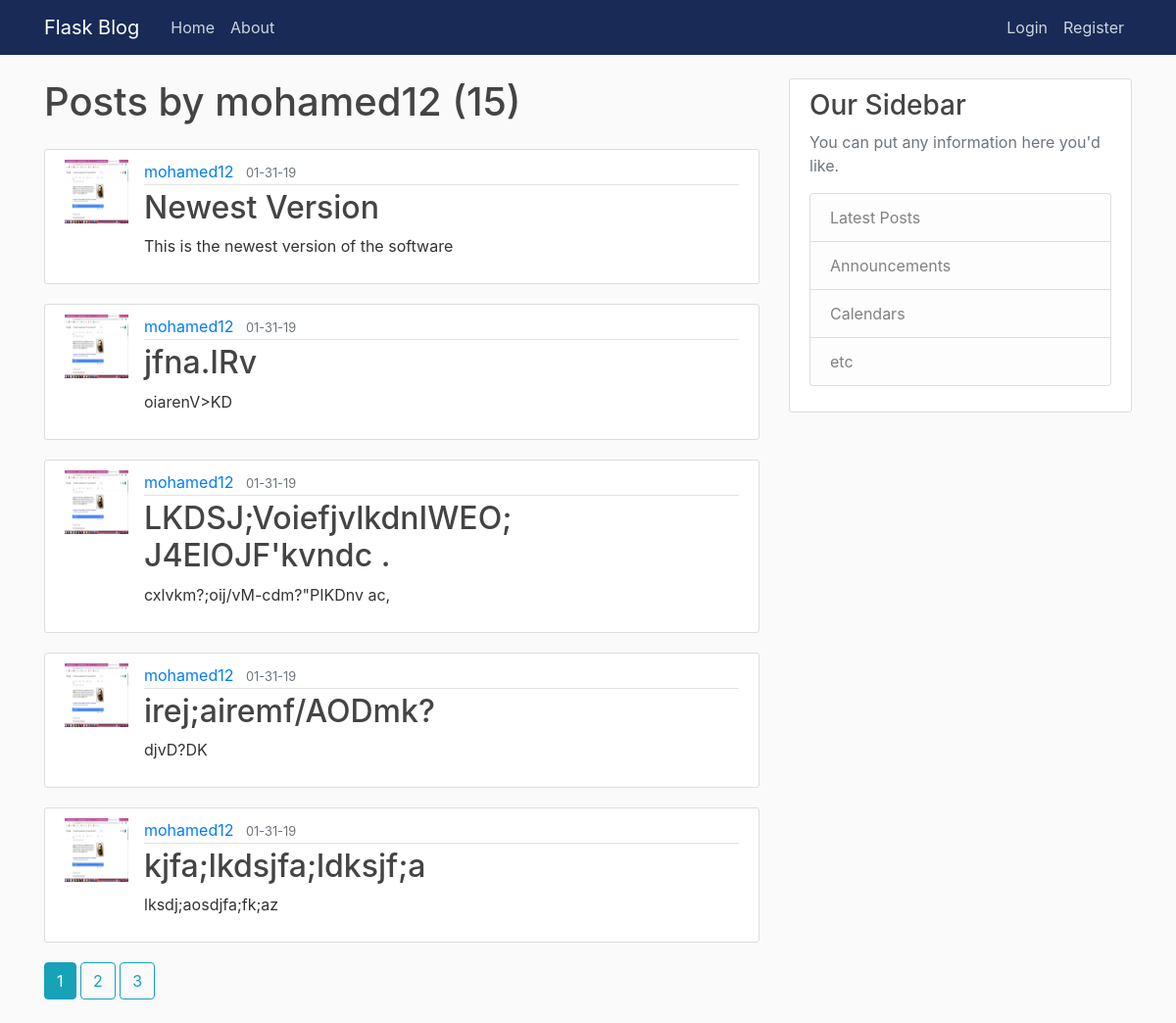
The page /user/mohamed12 on the database its author committed.
### flaskblog/Models.py (models this page shows, shortened)
class User(db.Model, UserMixin):
    id = db.Column(db.Integer, primary_key=True)
    username = db.Column(db.String(20), unique=True, nullable=False)
    email = db.Column(db.String(120), unique=True, nullable=False)
    image_file = db.Column(db.String(20), nullable=False,
                           default='default.jpg')
    password = db.Column(db.String(60), nullable=False)
    posts = db.relationship('Post', backref='author', lazy=True)

class Post(db.Model):
    id = db.Column(db.Integer, primary_key=True)
    title = db.Column(db.String(100), nullable=False)
    date_posted = db.Column(db.DateTime, nullable=False,
                            default=datetime.utcnow)
    content = db.Column(db.Text, nullable=False)
    user_id = db.Column(db.Integer, db.ForeignKey('user.id'), nullable=False)

### flaskblog/routes.py (the view)
@app.route("/user/<string:username>")
def user_posts(username):
    page = request.args.get('page', 1, type=int)
    user = User.query.filter_by(username=username).first_or_404()
    posts = Post.query.filter_by(author=user)\
        .order_by(Post.date_posted.desc())\
        .paginate(page=page, per_page=5)
    return render_template("user_posts.html", posts=posts, user=user)

### flaskblog/templates/user_posts.html
{% extends "Layout.html" %}
{% block content %}
<h1 class="mb-4">Posts by {{user.username}} ({{posts.total}})</h1>
{% for post in posts.items %}
<article class="media content-section">
    <img class="rounded-cirlce article-img" src="{{url_for('static',filename='profile_pic/'+post.author.image_file)}}">
    <div class="media-body">
        <div class="article-metadata">
            <a class="mr-2" href="{{url_for('user_posts',username=post.author.username)}}">{{ post.author.username }}</a>
            <small class="text-muted">{{ post.date_posted.strftime("%m-%d-%y") }}</small>
        </div>
        <h2><a class="article-title" href="{{url_for('post',post_id=post.id)}}">{{ post.title }}</a></h2>
        <p class="article-content">{{ post.content }}</p>
    </div>
</article>
{% endfor %}
{%for page_num in posts.iter_pages(left_edge=1,right_edge=1,left_current=1,right_current=2)%}
{%if page_num%}
{%if posts.page==page_num%}
<a class="btn btn-info mb-4 " href="{{url_for('user_posts',username=user.username,page=page_num)}}">{{page_num}}</a>
{%else%}
<a class="btn btn-outline-info mb-4 " href="{{url_for('user_posts',username=user.username,page=page_num)}}">{{page_num}}</a>
{%endif%}
{%else%}
...
{%endif%}
{%endfor%}
{% endblock content %}

### flaskblog/static/main.css (style rules this page uses)
body { background: #fafafa; color: #333333; margin-top: 5rem; }
h1, h2, h3, h4, h5, h6 { color: #444444; }
.content-section { background: #ffffff; padding: 10px 20px; border: 1px solid #dddddd; border-radius: 3px; margin-bottom: 20px; }
.article-title { color: #444444; }
.article-content { white-space: pre-line; }
.article-img { height: 65px; width: 65px; margin-right: 16px; }
.article-metadata { padding-bottom: 1px; margin-bottom: 4px; border-bottom: 1px solid #e3e3e3 }

### rows shown on the page
User: username "mohamed12"
Post: image_file (picture), author.username "mohamed12", date_posted "01-31-19", title "Newest Version", content "This is the newest version of the software"
Post: image_file (picture), author.username "mohamed12", date_posted "01-31-19", title "jfna.IRv", content "oiarenV>KD"
Post: image_file (picture), author.username "mohamed12", date_posted "01-31-19", title "LKDSJ;VoiefjvlkdnIWEO; J4EIOJF'kvndc .", content "cxlvkm?;oij/vM-cdm?\"PIKDnv ac,"
Post: image_file (picture), author.username "mohamed12", date_posted "01-31-19", title "irej;airemf/AODmk?", content "djvD?DK"
Post: image_file (picture), author.username "mohamed12", date_posted "01-31-19", title "kjfa;lkdsjfa;ldksjf;a", content "lksdj;aosdjfa;fk;az"

### other values the page prints
{{ posts.total }} "15"
{{ page_num }} "1"
{{ page_num }} "2" "3"
